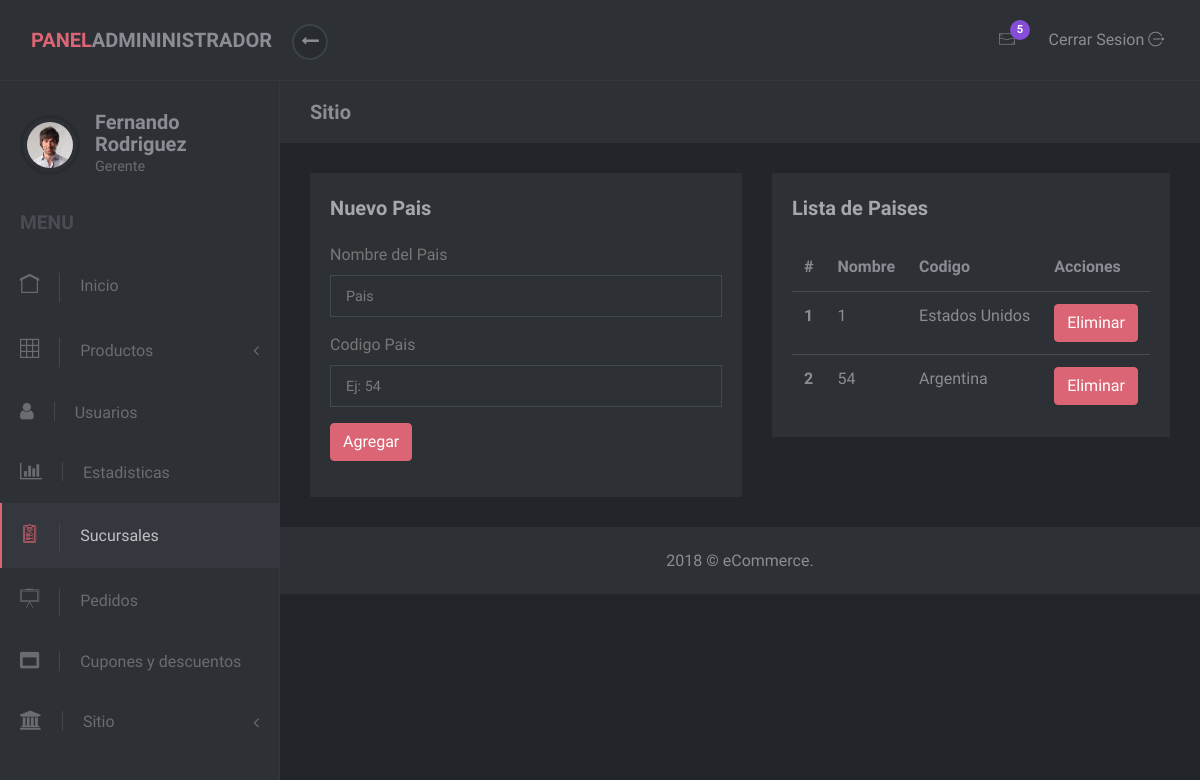
Before: /admin/countries.php with the older database file.
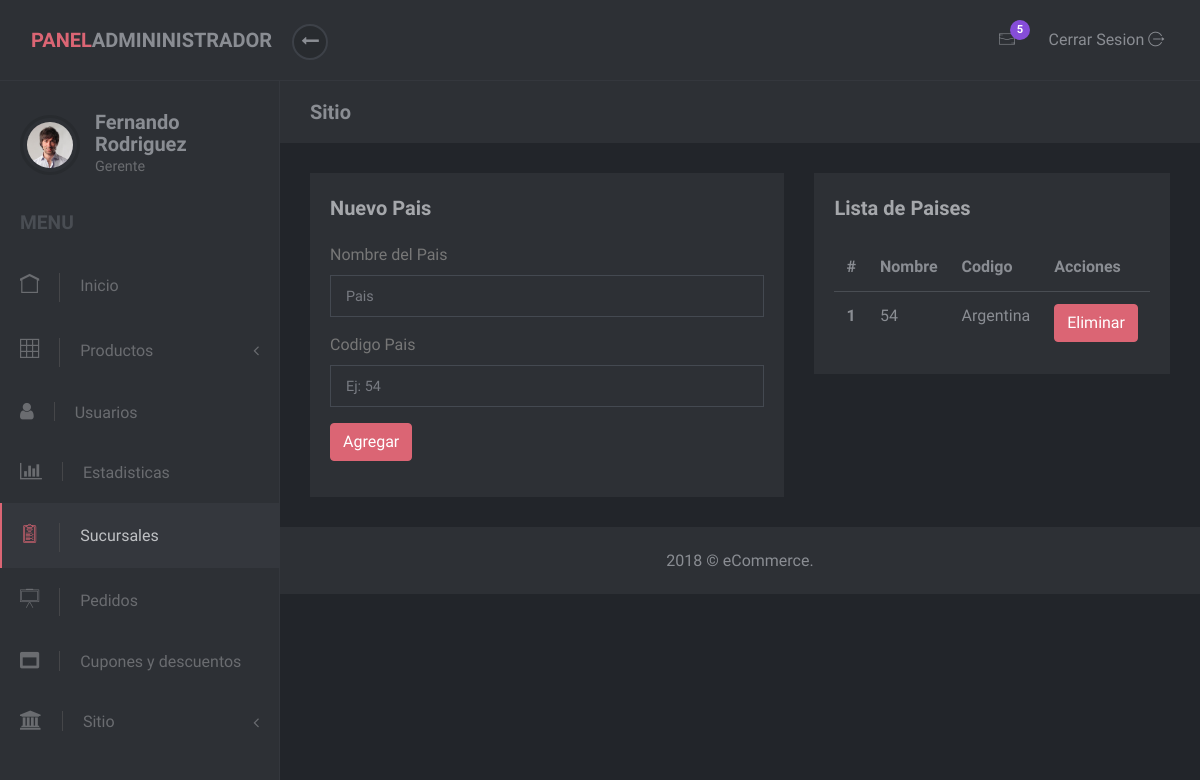
After: the same page with the newer database file.
### tables this page shows
CREATE TABLE `country` (
  `idCountry` int(11) NOT NULL,
  `name` varchar(255) NOT NULL
);

### php/country.php (called while the page is built, shortened)
<?php
class Country
{
    function getListOfCountries()
    {
        $db = Database::getInstance();
        $mysqli = $db->getConnection();
        $sqlProcedure = "SELECT * FROM country";
        if($result = $mysqli->query($sqlProcedure))
        {
                $listaCountries = array();
                while ($row = $result->fetch_assoc())
                {
                    $listaCountries[] = $row;
                }
                return $listaCountries;
        }else{
            new LogFiles(__FUNCTION__,"No puede devolver todos los paises.");
            header(ERROR_404);
        }
        return null;
    }
}
?>

### admin/requestsAdmin.php (called while the page is built, shortened)
<?php
include_once(dirname(__FILE__) . "/.." . "/php/country.php");
function countryListar()
{
    $pais = new Country();
    return $pais->getListOfCountries();
}
?>

### admin/countries.php (the view, shortened to what the changed rows need)
<?php
   include(dirname(__FILE__) . "/requestsAdmin.php");
?>
<!DOCTYPE html>
<html>
   <head>
      <link rel="stylesheet" href="vendor/bootstrap/css/bootstrap.min.css">
      <link rel="stylesheet" href="vendor/font-awesome/css/font-awesome.min.css">
      <link rel="stylesheet" href="css/font.css">
      <link rel="stylesheet" href="css/style.pink.css" id="theme-stylesheet">
      <link rel="stylesheet" href="css/custom.css">
   </head>
   <body>
      <div class="d-flex align-items-stretch">
         <nav id="sidebar">
            <div class="sidebar-header d-flex align-items-center">
               <div class="title">
                  <h1 class="h5">Fernando Rodriguez</h1>
               </div>
            </div>
         </nav>
         <div class="page-content">
            <div class="page-header">
               <div class="container-fluid">
                  <h2 class="h5 no-margin-bottom">Sitio</h2>
               </div>
            </div>
            <section class="no-padding-top no-padding-bottom">
               <div class="container-fluid">
                  <div class="row">
                     <div id="table-countries">
                        <div class="col">
                           <div class="block margin-bottom-sm">
                              <table class="table">
                                 <thead>
                                    <tr>
                                       <th>#</th>
                                       <th>Nombre</th>
                                       <th>Codigo</th>
                                       <th>Acciones</th>
                                 </thead>
                                 <tbody>
                                    <?php
                                       $paises = countryListar();
                                       $count = 1;
                                       foreach ($paises as $pais)
                                       {
                                    ?>
                                    <tr>
                                       <th scope="row"><?php echo $count; ?></th>
                                       <td><?php echo $pais["idCountry"]; ?></td>
                                       <td>
                                          <div contentEditable='true' class='edit-country' id='name_<?php echo $pais["idCountry"]; ?>'><?php echo $pais["name"]; ?></div>
                                       </td>
                                       <td><input type="submit" value="Eliminar" onclick="eliminarCountry(<?php echo $pais["idCountry"]; ?>)" class="btn btn-primary"></td>
                                    </tr>
                                    <?php
                                       $count++;
                                       }
                                    ?>
                                 </tbody>
                              </table>
                           </div>
                        </div>
                     </div>
                  </div>
               </div>
            </section>
         </div>
      </div>
   </body>
</html>

Changed rows visible on the page:
removed country: idCountry "1", name "Estados Unidos"
